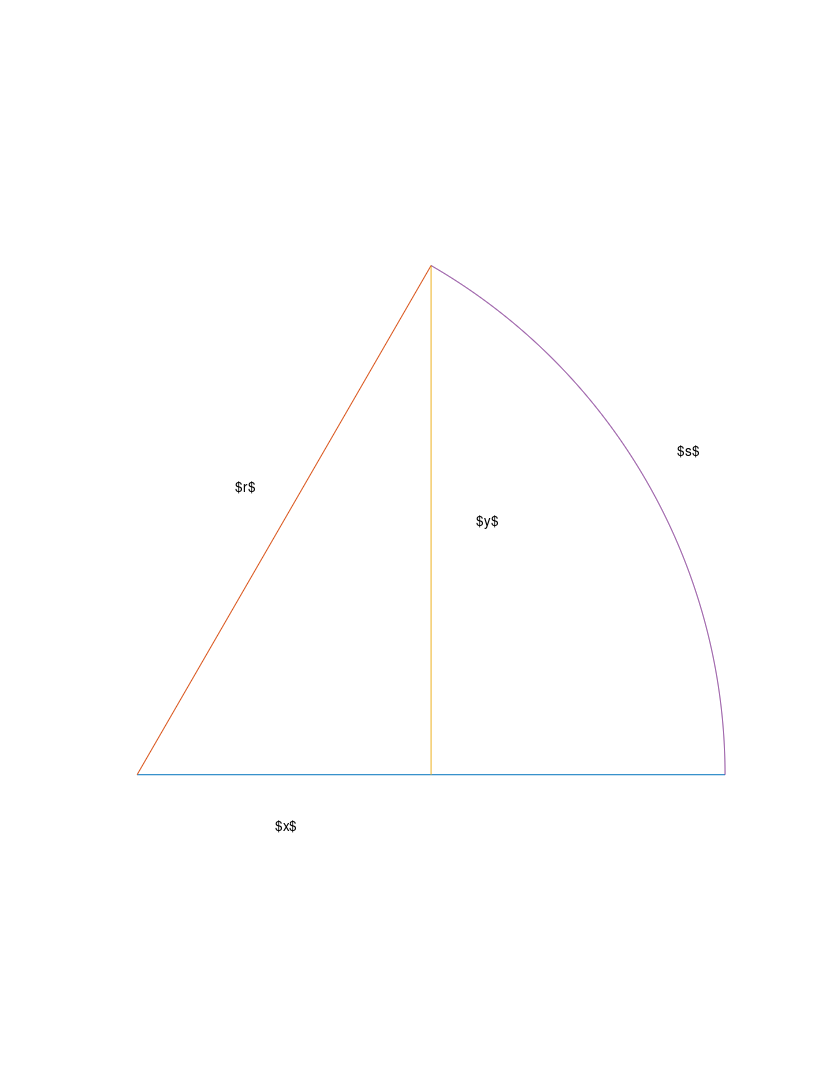
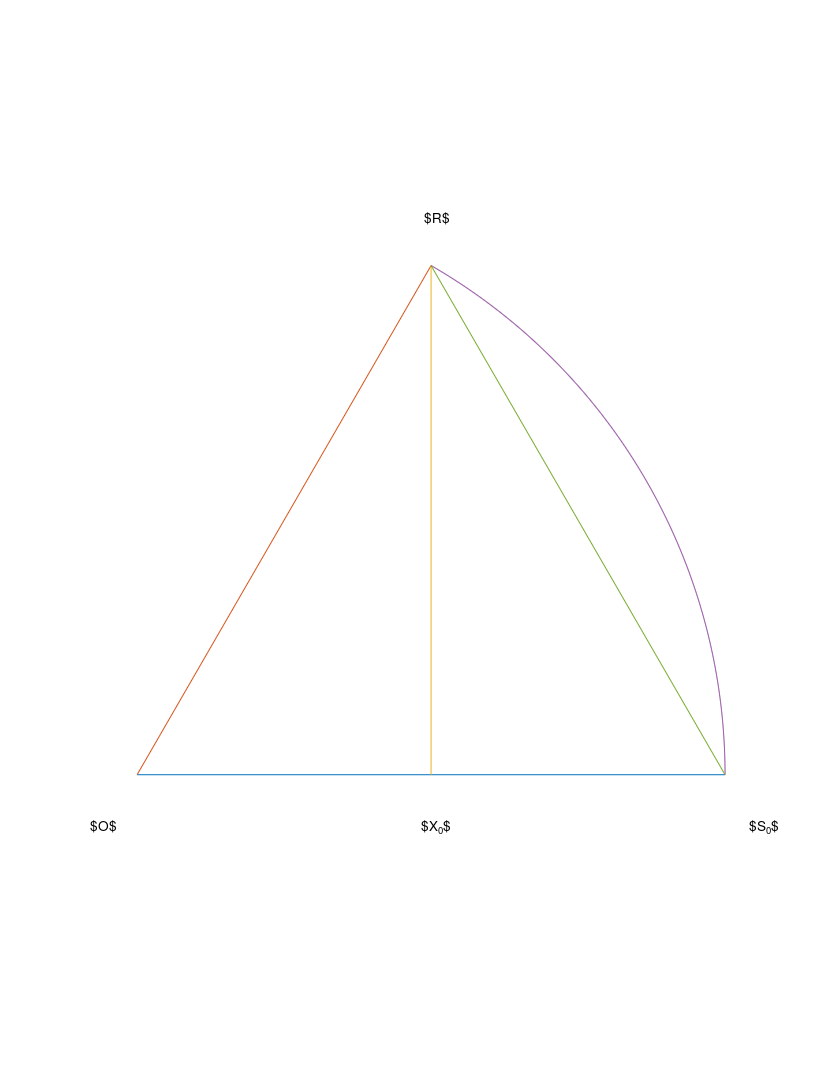
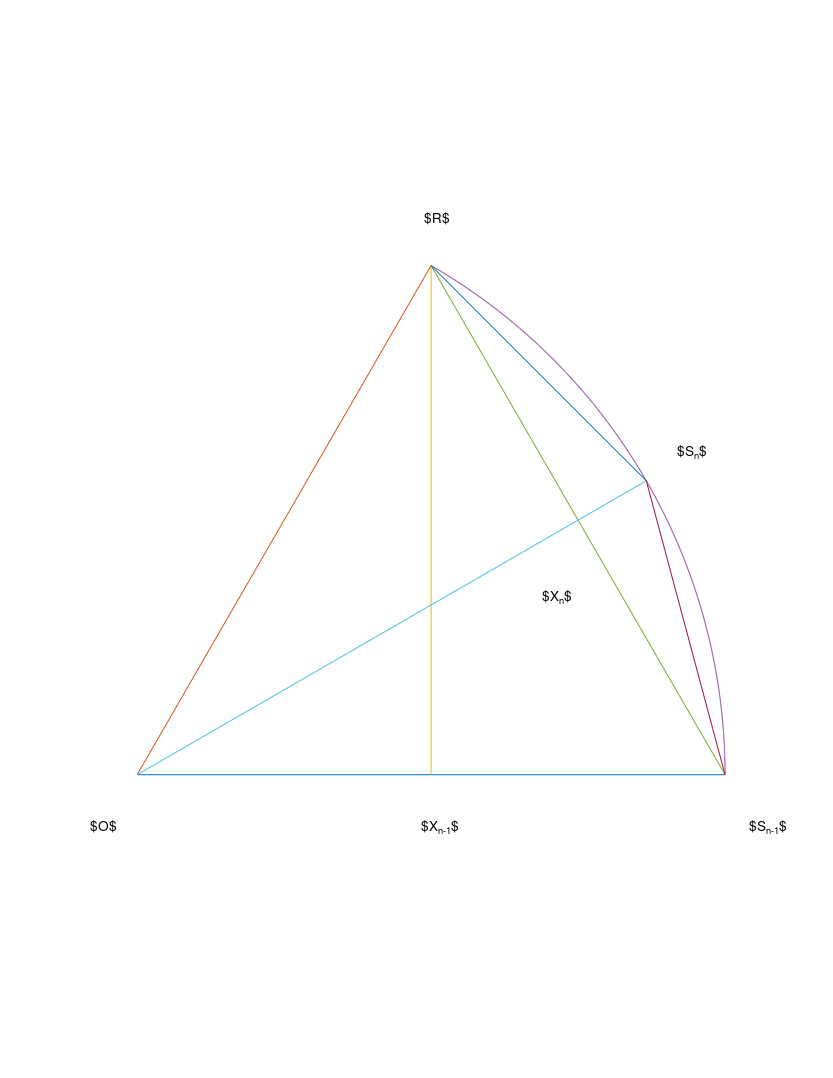
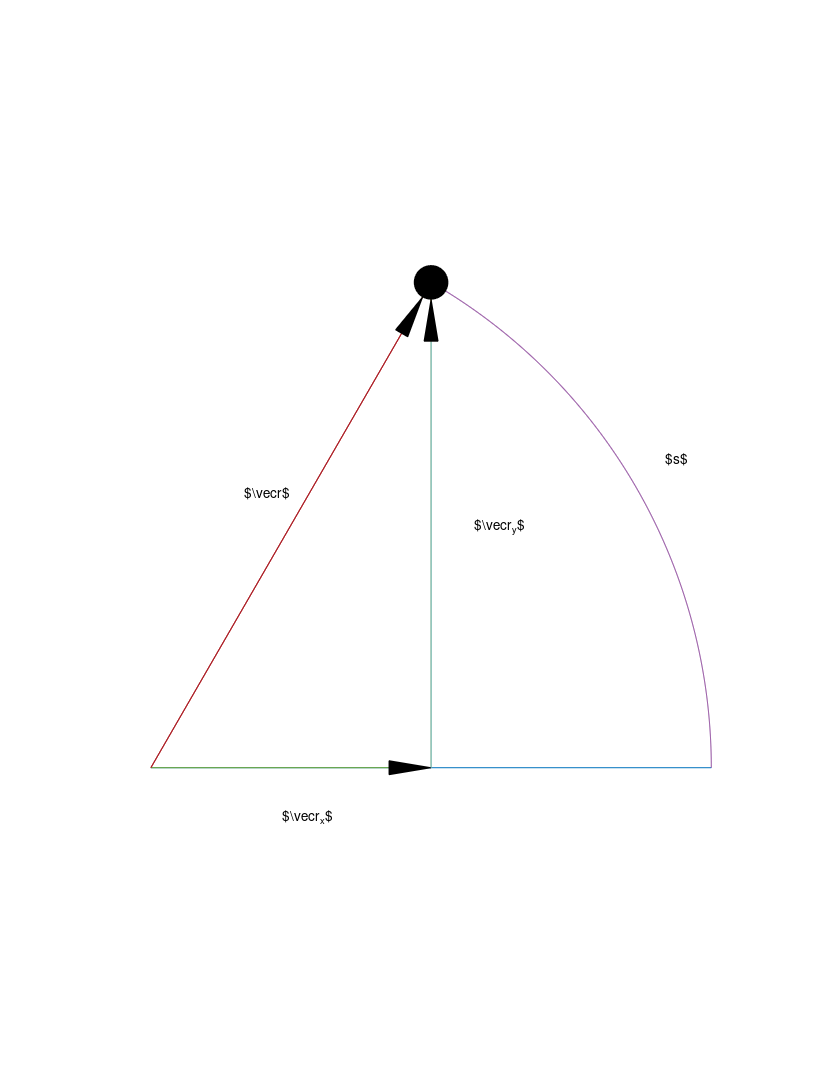

Recreate these plots in MATLAB, in order.
% Copyright © 2026 Fredrik Bierich
% SPDX-License-Identifier: MIT
function main()
    circularsectorfigure();
    circularsectorsequencefigure();
    uniformcircularmotionfigure();
    function circularsectorfigure()
        f = figure('visible', 'off');
        ax = axes(f);
        circularsector(ax, [0; 0], 1, 0, 1.0472);
        axis(ax, 'equal', 'off');
        text(ax, 0.1675, 0.49, '$r$');
        text(ax, 0.9185, 0.5506, '$s$');
        text(ax, 0.235, -0.0877, '$x$');
        text(ax, 0.5775, 0.431, '$y$');
        print2tex(f, 'circular_sector.tex');
        close(f);
    end
    function circularsectorsequencefigure()
        O = [0; 0];
        r = 1;
        s1 = 0;
        s2 = 1.0472;
        f = figure('visible', 'off');
        ax = axes(f, 'nextplot', 'add');
        [pl, ~] = circularsector(ax, O, r, s1, s2);
        plot(ax, pl(1, [1, end]), pl(2, [1, end]));
        text(ax, -0.08, -0.0877, '$O$');
        text(ax, 0.489, 0.947, '$R$');
        t1 = text(ax, 1.0415, -0.0877, '$S_0$');
        t2 = text(ax, 0.4835, -0.0877, '$X_0$');
        axis(ax, 'equal', 'off');
        print2tex(f, 'circular_sector_sequence_base_case.tex');
        mid = (1 + length(pl)) / 2;
        plot(ax, [O(1), pl(1, mid)], [O(2), pl(2, mid)]);
        plot(ax, pl(1, [mid, 1]), pl(2, [mid, 1]));
        plot(ax, pl(1, [mid, end]), pl(2, [mid, end]));
        set(t1, 'string', '$S_{n-1}$');
        set(t2, 'string', '$X_{n-1}$');
        text(ax, 0.9185, 0.5506, '$S_n$');
        text(ax, 0.689, 0.3031, '$X_n$');
        print2tex(f, 'circular_sector_sequence_recursive_step.tex');
        close(f);
    end
    function uniformcircularmotionfigure()
        O = [0; 0];
        circleRadius = 0.03;
        circleDiameter = 2 * circleRadius;
        arrowHeadWidth = 0.025;
        arrowHeadLength = 3 * arrowHeadWidth;
        f = figure('visible', 'off');
        ax = axes(f, 'nextplot', 'add');
        [pl, proj_pl_end_pl_1] = circularsector(ax, O, 1, 0, 1.0472);
        rectangle(ax, 'position', [pl(1, end) - circleRadius, pl(2, end) - circleRadius, circleDiameter, circleDiameter], 'Curvature', [1, 1], 'EdgeColor', [0, 0, 0], 'FaceColor', [0, 0, 0]);
        arrow(ax, O, proj_pl_end_pl_1);
        arrow(ax, proj_pl_end_pl_1, pl(:, end) - circleRadius * normalize(pl(:, end) - proj_pl_end_pl_1, "norm", 2));
        arrow(ax, O, pl(:, end) - circleRadius * normalize(pl(:, end) - O, "norm", 2));
        axis(ax, 'equal', 'off');
        text(ax, 0.1675, 0.49, '$\vec{r}$');
        text(ax, 0.9185, 0.5506, '$s$');
        text(ax, 0.235, -0.0877, '$\vec{r}_x$');
        text(ax, 0.5775, 0.431, '$\vec{r}_y$');
        print2tex(f, 'uniform_circular_motion.tex');
        close(f);
        function arrow(ax, p1, p2)
            nextPlot = get(ax, 'nextplot');
            cleanupObj = onCleanup(@() set(ax, 'nextplot', nextPlot));
            set(ax, 'nextplot', 'add');
            dp = p2 - p1;
            dpnorm = norm(dp);
            assert(dpnorm > arrowHeadLength);
            R = [dp(1), -dp(2); dp(2), dp(1)] / dpnorm;
            q1 = p2 - R(:, 1) * arrowHeadLength;
            plot(ax, [p1(1), q1(1)], [p1(2), q1(2)]);
            q2 = p2 - R * [arrowHeadLength, arrowHeadLength; [arrowHeadWidth, -arrowHeadWidth] / 2];
            patch(ax, 'XData', [q2(1, :), p2(1)], 'YData', [q2(2, :), p2(2)], 'EdgeColor', [0, 0, 0], 'FaceColor', [0, 0, 0]);
      end
    end
end
function x = cos(r, s)
    x = r .* builtin('cos', s ./ r);
end
function y = sin(r, s)
    y = r .* builtin('sin', s ./ r);
end
function [pl, proj_pl_end_pl_1] = circularsector(ax, O, r, s1, s2, n = 10)
    nextPlot = get(ax, 'nextplot');
    cleanupObj = onCleanup(@() set(ax, 'nextplot', nextPlot));
    set(ax, 'nextplot', 'add');
    l = linspace(s1, s2, 2 ^ n + 1);
    pl = O + [cos(r, l); sin(r, l)];
    pl_vec = pl - O;
    pl_vec_dot_pl_vec_1 = pl_vec' * pl_vec(:, 1);
    assert(all(pl_vec_dot_pl_vec_1 > 0));
    proj_pl_end_pl_1 = O + pl_vec(:, 1) * (pl_vec_dot_pl_vec_1(end) / pl_vec_dot_pl_vec_1(1));
    plot(ax, [O(1), pl(1, 1)], [O(2), pl(2, 1)]);
    plot(ax, [O(1), pl(1, end)], [O(2), pl(2, end)]);
    plot(ax, [proj_pl_end_pl_1(1), pl(1, end)], [proj_pl_end_pl_1(2), pl(2, end)]);
    plot(ax, pl(1, :), pl(2, :));
end
function print2tex(figureHandle, fileName)
    set(figureHandle, 'paperunits', 'normalized');
    set(figureHandle, 'paperposition', [0, 0, 1, 1]);
    print(figureHandle, fileName, '-dtex');
end
